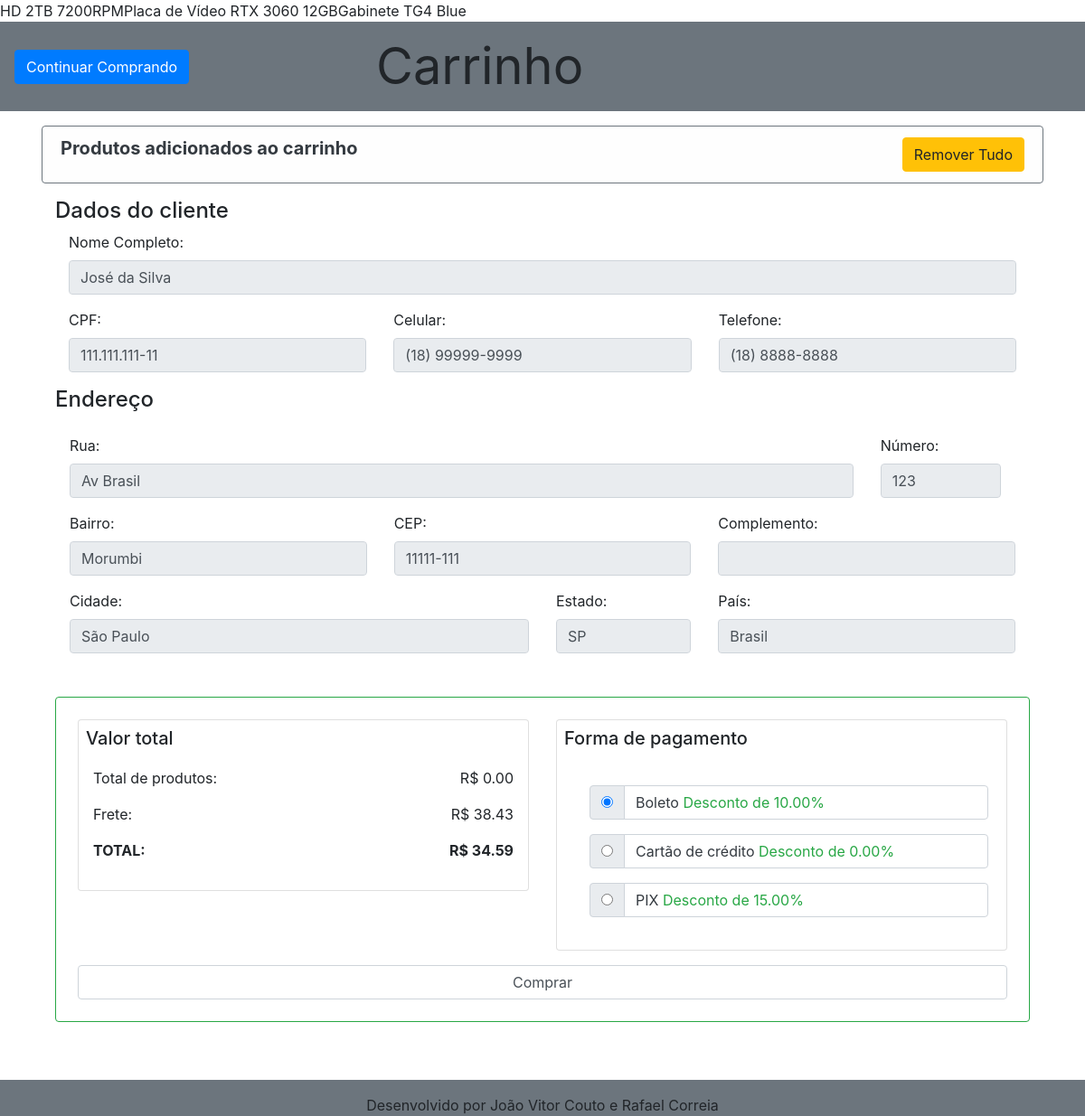
Screenshot of /pages/carrinho/carrinho.php with the database file from the repository.
### tables this page shows
CREATE TABLE Produto(
    Codigo int(11) PRIMARY KEY NOT NULL AUTO_INCREMENT,
    Nome varchar(128) NOT NULL,
    CNPJ_Marca varchar(18) NOT NULL,
    FOREIGN KEY (CNPJ_Marca) REFERENCES Marca(CNPJ),
    Cod_Categoria int(11) NOT NULL,
    FOREIGN KEY (Cod_Categoria) REFERENCES Categoria(Codigo),
    Preco float(13,2) NOT NULL,
    Descricao text NOT NULL,
    URL_Img varchar(128) NOT NULL
);

CREATE TABLE Cliente(
    CPF varchar(14) PRIMARY KEY NOT NULL,
    Nome varchar(128) NOT NULL,
    Email varchar(64) NOT NULL,
    Senha varchar(64) NOT NULL,
    CEP varchar(9) NOT NULL,
    Rua varchar(128) NOT NULL,
    Numero varchar(8) NOT NULL,
    Complemento varchar(32),
    Bairro varchar(32) NOT NULL,
    Cidade varchar(32) NOT NULL,
    Pais varchar(32) NOT NULL,
    UF varchar(2) NOT NULL,
    Nascimento date NOT NULL
);

CREATE TABLE Telefone(
    CPF varchar(14) NOT NULL,
    Numero varchar(17) NOT NULL,
    FOREIGN KEY (CPF) REFERENCES Cliente(CPF),
    PRIMARY KEY (CPF, Numero)
);

CREATE TABLE Forma_pagamento(
    Codigo varchar(30) NOT NULL Primary Key,
    Nome varchar(128) NOT NULL,
    Desconto float(4,2) NOT NULL
);

### pages/carrinho/carrinho.php (the view, shortened to what this page needs)
<?php
require_once('../../database/functions.php');
$nome = '';
    $cpf ='';
    $rua = '';
    $bairro = '';
    $num = '';
    $cep = '';
    $complemento = '';
    $cidade = '';
    $uf = '';
    $pais = '';
    $cel = '';
    $tel = '';
$query = "SELECT * FROM cliente WHERE cliente.CPF = '111.111.111-11' LIMIT 1";
$result = runSQL($query);
if($row = mysqli_fetch_array($result)){
    $nome = $row['Nome'];
    $cpf = $row['CPF'];
    $rua = $row['Rua'];
    $bairro = $row['Bairro'];
    $num = $row['Numero'];
    $cep = $row['CEP'];
    $complemento = $row['Complemento'];
    $cidade = $row['Cidade'];
    $uf = $row['UF'];
    $pais = $row['Pais'];
    $queryTel = "SELECT Numero FROM telefone WHERE CPF = '111.111.111-11' LIMIT 2";
    $resultTel = runSQL($queryTel);
    while($rowTel = mysqli_fetch_array($resultTel)){
        if(strlen($rowTel['Numero']) == 15)
            $cel = $rowTel['Numero'];
        else $tel = $rowTel['Numero'];
    }
}
?>
<html lang="pt">
<head>
    <link rel="stylesheet" href="css/style.css">
    <link rel="stylesheet" href="https://maxcdn.bootstrapcdn.com/bootstrap/4.5.2/css/bootstrap.min.css">
    <link rel="stylesheet" href="https://use.fontawesome.com/releases/v5.7.0/css/all.css"
>
</head>
<body>
    <main>
        <div class="container-fluid navbar pt-3 pb-3 p-0 navbar-light justify-content-between bg-secondary" id="header">
            <div class="row w-100">
                <div class="col-4 ml-3 align-self-center">
                    <a href="../../index.php" class="btn btn-primary">Continuar Comprando</a>
                </div>
                <div class="display-4 col-4">
                   <strong>Carrinho</strong>
                </div>
            </div>
        </div>
        <div class="container p-3">
            <div class="alert border border-secondary rounded alert-light" role="alert">
                <div class="d-flex align-content-center justify-content-between">
                    <label class="text-dark h5" for="removeAll"><strong>Produtos adicionados ao
                            carrinho</strong></label>
                    <input type="button" value="Remover Tudo" id="removeAll" class="btn btn-warning justify-self-end"
                        onclick="removerAll()" />
                </div>
            </div>
            <div class="container">
                <h4 style="align-self: center;" class="mb-2">Dados do cliente</h4>
                <div class="container">
                    <div class="row">
                        <div class="col-12">
                            <div class="form-group">
                                <label for="nome">Nome Completo:</label>
                                <input class="form-control" type="text" readonly value="<?php echo $nome;?>" id="nome" name="f_nome" autocomplete="off"
                                    required>
                            </div>
                        </div>
                        <div class="col-md-4 ">
                            <div class="form-group">
                                <label for="cpf">CPF:</label>
                                <input class="form-control" type="text" readonly value="<?php echo $cpf;?>" name="f_cpf" id="cpf" autocomplete="off"
                                    minlength="14" required>
                            </div>
                        </div>
                        <div class="col-md-4 ">
                            <div class="form-group">
                                <label for="celular">Celular:</label>
                                <input class="form-control" type="tel"  value="<?php echo $cel;?>" readonly name="f_cel" id="celular" autocomplete="off"
                                    minlength="15">
                            </div>
                        </div>
                        <div class="col-md-4 ">
                            <div class="form-group">
                                <label for="telefone">Telefone:</label>
                                <input class="form-control w-10" value="<?php echo $tel;?>" readonly type="tel" name="f_tel" id="telefone" autocomplete="off" minlength="14">
                            </div>
                        </div>
                    </div>
                </div>
                <div>
                    <h4 style="align-self: center;" class="mb-2">Endereço</h4>
                    <div class="form-group p-3">
                        <div class="row">
                            <div class="col-md-10">
                                <div class="form-group">
                                    <label for="rua">Rua:</label>
                                    <input class="form-control" type="text" readonly value="<?php echo $rua;?>" name="f_rua" id="rua" autocomplete="off"
                                        required>
                                </div>
                            </div>
                            <div class="col-md-2">
                                <div class="form-group mr-3">
                                    <label for="num">Número:</label>
                                    <input class="form-control" readonly value="<?php echo $num;?>" type="text" name="f_rua" id="num" autocomplete="off"
                                        required>
                                </div>
                            </div>
                            <div class="col-md-4">
                                <div class="form-group">
                                    <label for="bairro">Bairro:</label>
                                    <input class="form-control" type="text" readonly value="<?php echo $bairro;?>" name="f_bairro" id="bairro"
                                        autocomplete="off" required>
                                </div>
                            </div>
                            <div class="col-md-4">
                                <div class="form-group">
                                    <label for="cep">CEP:</label>
                                    <input class="form-control" type="text" readonly value="<?php echo $cep;?>" name="f_cep" id="cep" autocomplete="off"
                                        minlength="9" required>
                                </div>
                            </div>
                            <div class="col-md-4">
                                <div class="form-group">
                                    <label for="comp">Complemento: </label>
                                    <input class="form-control" type="text" readonly value="<?php echo $complemento;?>" name="f_comp" id="comp" autocomplete="off">
                                </div>
                            </div>
                        </div>
                        <div class="row">
                            <div class="col-md-6">
                                <div class="form-group">
                                    <label for="cidade">Cidade:</label>
                                    <input class="form-control" type="text" readonly value="<?php echo $cidade;?>" name="f_cidade" id="cidade"
                                        autocomplete="off" required>
                                </div>
                            </div>
                            <div class="col-md-2">
                                <div class="form-group">
                                    <label for="UF">Estado:</label>
                                    <input class="form-control" type="text" readonly value="<?php echo $uf;?>" name="UF" id="UF"
                                        autocomplete="off" required>
                                </div>
                            </div>
                            <div class="col-md-4">
                                <div class="form-group">
                                    <label for="pais">País:</label>
                                    <input class="form-control" type="text" readonly value="<?php echo $pais;?>" name="pais" id="pais"
                                        autocomplete="off" required>
                                </div>
                            </div>
                        </div>
                    </div>
                </div>
                <div class="border border-success rounded mb-5">
                    <div class="container p-4">
                        <div class="row">
                            <div class="col h-100">
                                <div class="card p-2 mb-2">
                                    <h5 class="card-title"> Valor total</h5>
                                    <div class="card-body p-2">
                                        <div class="d-inline-flex w-100 justify-content-between">
                                            <p>Total de produtos:</p>
                                            <p id="totProd"></p>
                                        </div>
                                        <div class="d-inline-flex w-100 justify-content-between">
                                            <p>Frete:</p>
                                            <p id="frete"></p>
                                        </div>
                                        <div class="d-inline-flex w-100 justify-content-between">
                                            <strong>
                                                <p>TOTAL:</p>
                                            </strong>
                                            <strong>
                                                <p id="total"></p>
                                            </strong>
                                        </div>
                                    </div>
                                </div>
                            </div>
                            <div class="col h-100">
                                <div class="card p-2 mb-3">
                                    <h5 class="card-title">Forma de pagamento</h5>
                                    <div class="card-body ">
                                        <div class="row">
                                        <?php
                                            $queryPag = "SELECT * FROM forma_pagamento";
                                            $resultPag = runSQL($queryPag);
                                            while($rowPag = mysqli_fetch_array($resultPag)){
                                                echo '<div class="col-12 m-2">
                                                        <div class="input-group">
                                                            <div class="input-group-prepend">
                                                                <div class="input-group-text">
                                                                    <input type="radio" value="'.$rowPag['Nome'].'" id="'.$rowPag['Codigo'].'"
                                                                        name="formaPag"';
                                                if($rowPag['Codigo'] == 'boleto')
                                                    echo ' checked ';
                                                echo  '>
                                                                </div>
                                                            </div>
                                                            <label for="'.$rowPag['Codigo'].'" class="form-control text-dark">'.$rowPag['Nome'].'<span class="text-success"> Desconto de '.$rowPag['Desconto'].'%</span> </label>
                                                        </div>
                                                    </div>';
                                            }
                                        ?>
                                        </div>
                                    </div>
                                </div>
                            </div>
                        </div>
                        <input class="form-control" type="button" value="Comprar" id="comprar" class="comprar">
                    </div>
                </div>
            </div>
        </div>
        <div class="footer-copyright w-100 text-center bg-secondary pt-3">
            Desenvolvido por João Vitor Couto e Rafael Correia
        </div>
    </main>
</body>
</html>

### database/functions.php (shortened to what this page needs)
<?php
function runSQL($sql){
    require('conn.inc.php');
    $result = $conn->query($sql);
    return $result;
}
$resutlado = runSQL("SELECT * FROM produto");
while($row = mysqli_fetch_array($resutlado))
    echo $row['Nome'];

### pages/carrinho/css/style.css (style rules this page uses)
span { cursor:pointer; }

### rows the page displays
produto: Nome "Placa de Vídeo RTX 3060 12GB"
produto: Nome "Gabinete TG4 Blue"
cliente: f_nome "José da Silva", f_cpf "111.111.111-11", f_rua "Av Brasil", f_rua "123", f_bairro "Morumbi", f_cep "11111-111", f_cidade "São Paulo", UF "SP", pais "Brasil"
telefone: f_cel "(18) 99999-9999"
telefone: f_tel "(18) 8888-8888"
forma_pagamento: Codigo "☑ Boleto Desconto de 10.00%", Nome "Boleto", Desconto "10.00"
forma_pagamento: Codigo "☐ Cartão de crédito Desconto de", Nome "Cartão de crédito", Desconto "0.00"
forma_pagamento: Codigo "☐ PIX Desconto de 15.00%", Nome "PIX", Desconto "15.00"
